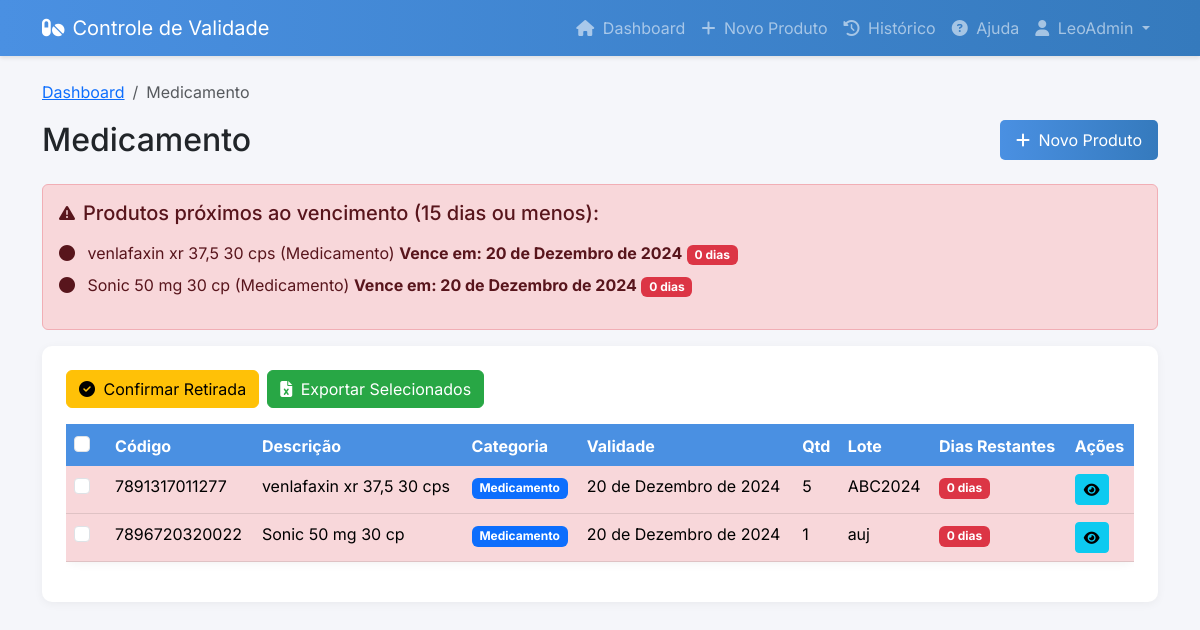
The page /?categoria=MEDICAMENTO (signed in) on the database its author committed.
### core/models.py (models this page shows, shortened)
class Farmacia(AbstractUser):
    nome_loja = models.CharField(max_length=100)
    cpf = models.CharField(max_length=14, unique=True, help_text="Digite o CPF no formato: 000.000.000-00")
    email = models.EmailField(unique=True)
    class Meta:
        verbose_name = "Farmácia"
        verbose_name_plural = "Farmácias"

class Produto(models.Model):
    CATEGORIA_CHOICES = [
        ('MEDICAMENTO', 'Medicamento'),
        ('CONTROLADO', 'Controlado'),
        ('TERMOLABEL', 'Termolábel'),
        ('ALIMENTO', 'Alimento'),
        ('PERFUMARIA', 'Perfumaria'),
    ]
    STATUS_CHOICES = [
        ('ATIVO', 'Ativo'),
        ('RETIRADO', 'Retirado'),
    ]
    farmacia = models.ForeignKey(Farmacia, on_delete=models.CASCADE)
    codigo_barras = models.CharField(max_length=13)
    descricao = models.CharField(max_length=200)
    categoria = models.CharField(
        max_length=20,
        choices=CATEGORIA_CHOICES,
        default='MEDICAMENTO'
    )
    data_validade = models.DateField()
    quantidade = models.IntegerField()
    lote = models.CharField(max_length=50)
    data_cadastro = models.DateTimeField(default=timezone.now)
    status = models.CharField(max_length=10, choices=STATUS_CHOICES, default='ATIVO')
    data_retirada = models.DateTimeField(null=True, blank=True)
    motivo_retirada = models.TextField(blank=True, null=True)
    class Meta:
        ordering = ['-data_cadastro']
    @property
    def status_validade(self):
        dias_para_vencer = (self.data_validade - timezone.now().date()).days
        if dias_para_vencer <= 15:
            return 'danger'  # Vermelho
        elif dias_para_vencer <= 90:
            return 'warning'  # Amarelo
        return 'normal'  # Sem destaque
    @property
    def dias_para_vencer(self):
        return (self.data_validade - timezone.now().date()).days

### core/views.py (the view)
# urls.py: path('', views.dashboard, name='dashboard'),
@login_required
def dashboard(request):
    categoria_filtro = request.GET.get('categoria', '')
    status_filtro = request.GET.get('status', 'ATIVO')
    produtos = Produto.objects.filter(farmacia=request.user)
    if categoria_filtro:
        produtos = produtos.filter(categoria=categoria_filtro)
    if status_filtro:
        produtos = produtos.filter(status=status_filtro)
    produtos_vencendo = produtos.filter(
        status='ATIVO',
        data_validade__lte=timezone.now().date() + timedelta(days=15)
    ).order_by('data_validade')
    context = {
        'produtos': produtos.order_by('data_validade'),
        'produtos_vencendo': produtos_vencendo,
        'categoria_selecionada': categoria_filtro,
        'total_medicamentos': produtos.filter(categoria='MEDICAMENTO', status='ATIVO').count(),
        'total_controlados': produtos.filter(categoria='CONTROLADO', status='ATIVO').count(),
        'total_termolabeis': produtos.filter(categoria='TERMOLABEL', status='ATIVO').count(),
        'total_alimentos': produtos.filter(categoria='ALIMENTO', status='ATIVO').count(),
        'total_perfumaria': produtos.filter(categoria='PERFUMARIA', status='ATIVO').count(),
    }
    return render(request, 'core/dashboard.html', context)

### core/templates/core/dashboard.html (shortened to what this page needs)
{% extends 'core/base.html' %}
{% block content %}
<div class="dashboard-header mb-4">
    {% if categoria_selecionada %}
        <nav aria-label="breadcrumb">
            <ol class="breadcrumb">
                <li class="breadcrumb-item"><a href="{% url 'dashboard' %}">Dashboard</a></li>
                <li class="breadcrumb-item active">{{ categoria_selecionada|title }}</li>
            </ol>
        </nav>
    {% endif %}
    <div class="d-flex justify-content-between align-items-center">
        <h2 class="mb-0">
            {% if categoria_selecionada %}
                {{ categoria_selecionada|title }}
            {% else %}
                Dashboard
            {% endif %}
        </h2>
        <a href="{% url 'produto_novo' %}" class="btn btn-primary">
            <i class="fas fa-plus me-1"></i> Novo Produto
        </a>
    </div>
</div>
{% if produtos_vencendo %}
<div class="alert alert-danger fade-in">
    <div class="d-flex align-items-center">
        <i class="fas fa-exclamation-triangle me-2"></i>
        <h5 class="mb-0">Produtos próximos ao vencimento (15 dias ou menos):</h5>
    </div>
    <ul class="list-unstyled mt-3">
        {% for produto in produtos_vencendo %}
            <li class="mb-2">
                <i class="fas fa-circle me-2"></i>
                {{ produto.descricao }} ({{ produto.get_categoria_display }})
                <strong>Vence em: {{ produto.data_validade }}</strong>
                <span class="badge bg-danger">{{ produto.dias_para_vencer }} dias</span>
            </li>
        {% endfor %}
    </ul>
</div>
{% endif %}
<div class="card">
    <div class="card-body">
        <form id="produtosForm" action="{% url 'confirmar_retirada' %}" method="post">
            <div class="mb-3 d-flex gap-2">
                <button type="button" class="btn btn-warning" onclick="confirmarRetirada()">
                    <i class="fas fa-check-circle me-1"></i> Confirmar Retirada
                </button>
                <button type="button" class="btn btn-success" onclick="exportarSelecionados()">
                    <i class="fas fa-file-excel me-1"></i> Exportar Selecionados
                </button>
            </div>
            {% if produtos %}
            <div class="table-responsive">
                <table class="table table-hover">
                    <thead>
                        <tr>
                            <th>
                                <div class="form-check">
                                    <input type="checkbox" class="form-check-input" id="selectAll" onclick="toggleAll(this)">
                                </div>
                            </th>
                            <th>Código</th>
                            <th>Descrição</th>
                            <th>Categoria</th>
                            <th>Validade</th>
                            <th>Qtd</th>
                            <th>Lote</th>
                            <th>Dias Restantes</th>
                            <th>Ações</th>
                        </tr>
                    </thead>
                    <tbody>
                        {% for produto in produtos %}
                        <tr class="{% if produto.status_validade == 'danger' %}table-danger{% elif produto.status_validade == 'warning' %}table-warning{% endif %}">
                            <td>
                                <div class="form-check">
                                    <input type="checkbox" class="form-check-input" name="produtos_selecionados" value="{{ produto.id }}">
                                </div>
                            </td>
                            <td>{{ produto.codigo_barras }}</td>
                            <td>{{ produto.descricao }}</td>
                            <td>
                                <span class="badge bg-primary">{{ produto.get_categoria_display }}</span>
                            </td>
                            <td>{{ produto.data_validade }}</td>
                            <td>{{ produto.quantidade }}</td>
                            <td>{{ produto.lote }}</td>
                            <td>
                                {% if produto.dias_para_vencer <= 15 %}
                                    <span class="badge bg-danger">{{ produto.dias_para_vencer }} dias</span>
                                {% elif produto.dias_para_vencer <= 90 %}
                                    <span class="badge bg-warning text-dark">{{ produto.dias_para_vencer }} dias</span>
                                {% else %}
                                    <span class="badge bg-success">{{ produto.dias_para_vencer }} dias</span>
                                {% endif %}
                            </td>
                            <td>
                                <a href="{% url 'produto_detalhes' produto.pk %}" class="btn btn-sm btn-info">
                                    <i class="fas fa-eye"></i>
                                </a>
                            </td>
                        </tr>
                        {% endfor %}
                    </tbody>
                </table>
            </div>
            {% endif %}
        </form>
    </div>
</div>
{% endblock %}

### core/templates/core/base.html (shortened to what this page needs)
<!DOCTYPE html>
<html lang="pt-br">
<head>
    <link href="https://cdn.jsdelivr.net/npm/bootstrap@5.3.0/dist/css/bootstrap.min.css" rel="stylesheet">
    <link href="https://cdn.jsdelivr.net/npm/sweetalert2@11/dist/sweetalert2.min.css" rel="stylesheet">
    <link href="https://cdn.jsdelivr.net/npm/@fortawesome/fontawesome-free@6/css/all.min.css" rel="stylesheet">
    {% load static %}
    <link rel="stylesheet" href="{% static 'css/style.css' %}">
</head>
<body>
    <nav class="navbar navbar-expand-lg navbar-dark">
        <div class="container">
            <a class="navbar-brand d-flex align-items-center" href="{% url 'dashboard' %}">
                <i class="fas fa-pills me-2"></i>
                Controle de Validade
            </a>
            <div class="collapse navbar-collapse" id="navbarNav">
                <ul class="navbar-nav ms-auto">
                    {% if user.is_authenticated %}
                        <li class="nav-item">
                            <a class="nav-link" href="{% url 'dashboard' %}">
                                <i class="fas fa-home me-1"></i> Dashboard
                            </a>
                        </li>
                        <li class="nav-item">
                            <a class="nav-link" href="{% url 'produto_novo' %}">
                                <i class="fas fa-plus me-1"></i> Novo Produto
                            </a>
                        </li>
                        <li class="nav-item">
                            <a class="nav-link" href="{% url 'historico' %}">
                                <i class="fas fa-history me-1"></i> Histórico
                            </a>
                        </li>
                        <li class="nav-item">
                            <a class="nav-link" href="{% url 'ajuda' %}" onclick="showHelp()">
                                <i class="fas fa-question-circle me-1"></i> Ajuda
                            </a>
                        </li>
                        <li class="nav-item dropdown">
                            <a class="nav-link dropdown-toggle" href="#" id="userDropdown" role="button" data-bs-toggle="dropdown">
                                <i class="fas fa-user me-1"></i> {{ user.nome_loja }}
                            </a>
                        </li>
                    {% endif %}
                </ul>
            </div>
        </div>
    </nav>
    <div class="container mt-4">
        {% block content %}
        {% endblock %}
    </div>
</body>
</html>

### static/css/style.css (style rules this page uses)
:root { --primary-color: #4a90e2; --secondary-color: #f5f6fa; --danger-color: #e74c3c; --warning-color: #f1c40f; --success-color: #2ecc71; }
body { background-color: var(--secondary-color); font-family: 'Inter', sans-serif; }
.navbar { box-shadow: 0 2px 4px rgba(0,0,0,0.1); background: linear-gradient(to right, #4a90e2, #357abd); }
.card { border: none; border-radius: 10px; box-shadow: 0 2px 10px rgba(0,0,0,0.05); transition: transform 0.2s; }
.btn-primary { background-color: var(--primary-color); border: none; border-radius: 5px; padding: 0.5rem 1rem; }
.table { background: white; border-radius: 10px; box-shadow: 0 2px 10px rgba(0,0,0,0.05); }
.table thead th { background-color: var(--primary-color); color: white; border: none; }
.breadcrumb { background: transparent; margin-bottom: 1rem; }
.fade-in { animation: fadeIn 0.3s ease-in; }
.btn-primary { background: linear-gradient(to right, #4a90e2, #357abd); border: none; transition: transform 0.2s; }

### core/templates/core/dashboard.html (style rules this page uses)
.btn-success { background-color: #28a745; border-color: #28a745; color: white; }
.gap-2 { gap: 0.5rem; }
.card-body { display: flex; flex-direction: column; justify-content: space-between; height: 100%; padding: 1.5rem; }

### rows shown on the page
Farmacia: nome_loja "LeoAdmin"
Produto: descricao "venlafaxin xr 37,5 30 cps", categoria "Medicamento", data_validade "20 de Dezembro de 2024", dias_para_vencer "0", codigo_barras "7891317011277", quantidade "5", lote "ABC2024"
Produto: descricao "Sonic 50 mg 30 cp", categoria "Medicamento", data_validade "20 de Dezembro de 2024", dias_para_vencer "0", codigo_barras "7896720320022", quantidade "1", lote "auj"

### other values the page prints
{{ categoria_selecionada|title }} "Medicamento"
